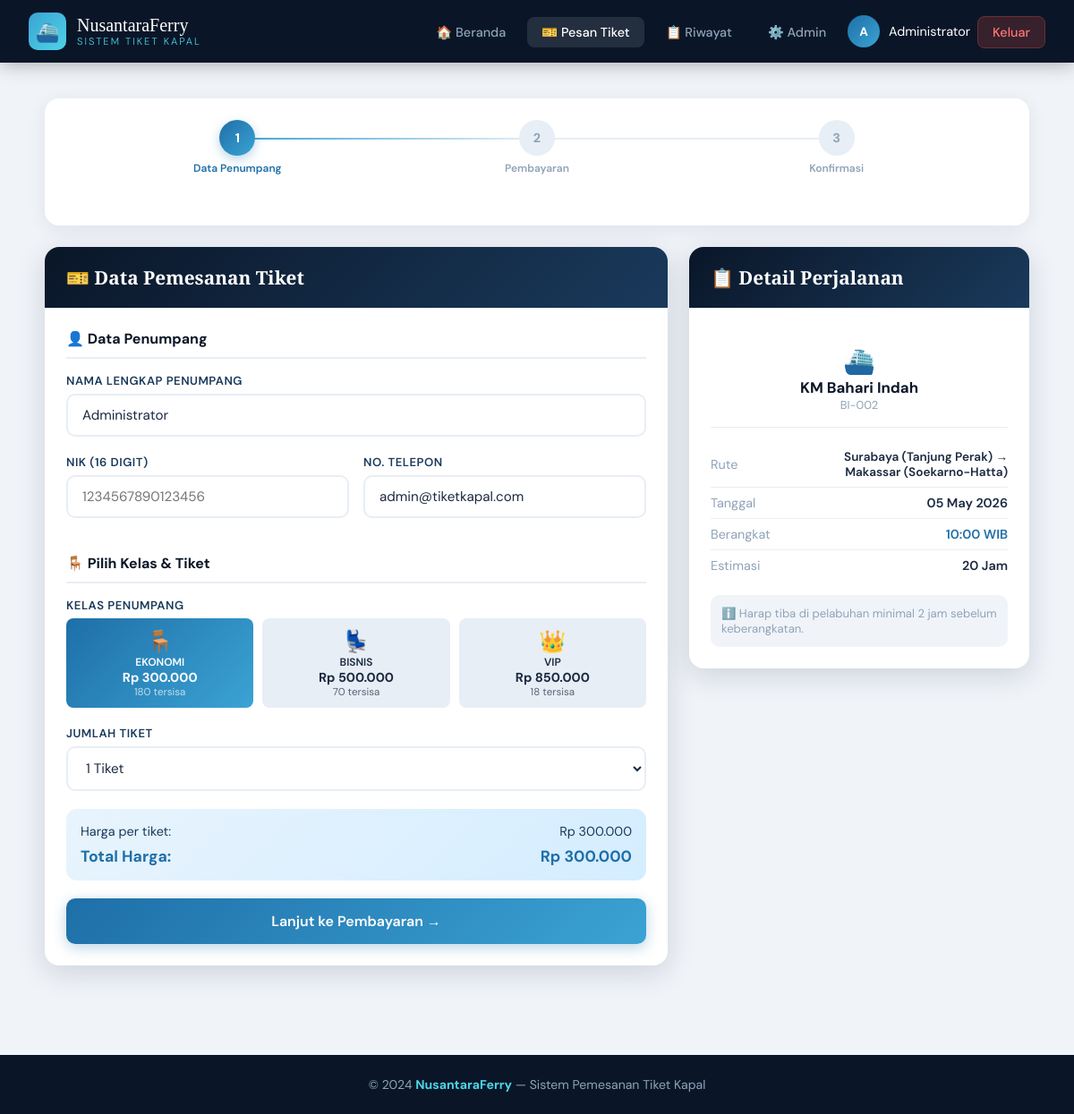
Page /booking.php?jadwal_id=3 (signed in) on the committed database.
### tables this page shows
CREATE TABLE IF NOT EXISTS jadwal (
    id INT AUTO_INCREMENT PRIMARY KEY,
    kapal_id INT NOT NULL,
    rute_id INT NOT NULL,
    tanggal_berangkat DATE NOT NULL,
    jam_berangkat TIME NOT NULL,
    jam_tiba TIME NOT NULL,
    harga_ekonomi DECIMAL(12,2) NOT NULL,
    harga_bisnis DECIMAL(12,2) NOT NULL,
    harga_vip DECIMAL(12,2) NOT NULL,
    sisa_kursi_ekonomi INT NOT NULL,
    sisa_kursi_bisnis INT NOT NULL,
    sisa_kursi_vip INT NOT NULL,
    status ENUM('aktif','penuh','dibatalkan') DEFAULT 'aktif',
    FOREIGN KEY (kapal_id) REFERENCES kapal(id),
    FOREIGN KEY (rute_id) REFERENCES rute(id)
);

CREATE TABLE IF NOT EXISTS kapal (
    id INT AUTO_INCREMENT PRIMARY KEY,
    nama_kapal VARCHAR(100) NOT NULL,
    kode_kapal VARCHAR(20) UNIQUE NOT NULL,
    kapasitas INT NOT NULL,
    deskripsi TEXT
);

CREATE TABLE IF NOT EXISTS rute (
    id INT AUTO_INCREMENT PRIMARY KEY,
    asal VARCHAR(100) NOT NULL,
    tujuan VARCHAR(100) NOT NULL,
    jarak_km INT,
    estimasi_jam INT
);

### includes/config.php (called while the page is built, shortened)
<?php
function formatRupiah($angka) {
    return "Rp " . number_format($angka, 0, ',', '.');
}
?>

### booking.php (the view, shortened to what this page needs)
<?php
require_once 'includes/config.php';
$db = getDB();
$jadwal_id = (int)($_GET['jadwal_id'] ?? 0);
$stmt = $db->prepare("
    SELECT j.*, k.nama_kapal, k.kode_kapal, r.asal, r.tujuan, r.estimasi_jam
    FROM jadwal j
    JOIN kapal k ON j.kapal_id = k.id
    JOIN rute r ON j.rute_id = r.id
    WHERE j.id = ? AND j.status = 'aktif'
");
$stmt->bind_param("i", $jadwal_id);
$stmt->execute();
$jadwal = $stmt->get_result()->fetch_assoc();
$kelas_sel = $_POST['kelas'] ?? 'ekonomi';
$harga_map = [
    'ekonomi' => $jadwal['harga_ekonomi'],
    'bisnis'  => $jadwal['harga_bisnis'],
    'vip'     => $jadwal['harga_vip'],
];
?>
<!DOCTYPE html>
<html lang="id">
<head>
    <link rel="stylesheet" href="css/style.css">
</head>
<body>
<?php require_once 'includes/navbar.php'; ?>
<div class="container section">
    <div style="background:white; border-radius:16px; padding:24px; margin-bottom:24px; box-shadow:0 4px 20px rgba(10,22,40,0.08);">
        <div class="steps">
            <div class="step active">
                <div class="step-num">1</div>
                <div class="step-label">Data Penumpang</div>
            </div>
            <div class="step">
                <div class="step-num">2</div>
                <div class="step-label">Pembayaran</div>
            </div>
            <div class="step">
                <div class="step-num">3</div>
                <div class="step-label">Konfirmasi</div>
            </div>
        </div>
    </div>
    <div style="display:grid; grid-template-columns:1fr 380px; gap:24px; align-items:start;">
        <div>
            <div class="card">
                <div class="card-header">
                    <h2>🎫 Data Pemesanan Tiket</h2>
                </div>
                <div class="card-body">
                    <form method="POST" action="" id="formBooking">
                        <h3 style="font-size:1rem; font-weight:700; color:#0a1628; margin-bottom:16px; padding-bottom:10px; border-bottom:2px solid #e8eef5;">
                            👤 Data Penumpang
                        </h3>
                        <div class="form-group">
                            <label class="form-label">Nama Lengkap Penumpang</label>
                            <input type="text" name="nama_penumpang" class="form-control"
                                   placeholder="Sesuai KTP/identitas"
                                   value="<?= htmlspecialchars($_POST['nama_penumpang'] ?? $_SESSION['nama']) ?>" required>
                        </div>
                        <div style="display:grid; grid-template-columns:1fr 1fr; gap:16px;">
                            <div class="form-group">
                                <label class="form-label">NIK (16 Digit)</label>
                                <input type="text" name="nik" class="form-control"
                                       placeholder="1234567890123456"
                                       maxlength="16"
                                       value="<?= htmlspecialchars($_POST['nik'] ?? '') ?>" required>
                            </div>
                            <div class="form-group">
                                <label class="form-label">No. Telepon</label>
                                <input type="text" name="telepon" class="form-control"
                                       placeholder="08xxxxxxxxxx"
                                       value="<?= htmlspecialchars($_POST['telepon'] ?? $_SESSION['email']) ?>" required>
                            </div>
                        </div>
                        <h3 style="font-size:1rem; font-weight:700; color:#0a1628; margin:20px 0 16px; padding-bottom:10px; border-bottom:2px solid #e8eef5;">
                            🪑 Pilih Kelas & Tiket
                        </h3>
                        <div class="form-group">
                            <label class="form-label">Kelas Penumpang</label>
                            <div style="display:grid; grid-template-columns:repeat(3,1fr); gap:10px;">
                                <?php
                                $kelas_info = [
                                    'ekonomi' => ['🪑', 'Ekonomi', 'Fasilitas standar'],
                                    'bisnis'  => ['💺', 'Bisnis',  'Kursi reclining, AC'],
                                    'vip'     => ['👑', 'VIP',    'Kabin privat, makan'],
                                ];
                                foreach ($kelas_info as $k => $info):
                                    $sel = ($kelas_sel == $k) ? 'selected' : '';
                                ?>
                                    <label style="cursor:pointer;">
                                        <div class="harga-item <?= $sel ?>" onclick="selectKelas('<?= $k ?>')">
                                            <div style="font-size:1.5rem;"><?= $info[0] ?></div>
                                            <div class="kelas"><?= $info[1] ?></div>
                                            <div class="harga"><?= formatRupiah($harga_map[$k]) ?></div>
                                            <div class="kursi"><?= $jadwal["sisa_kursi_$k"] ?> tersisa</div>
                                        </div>
                                    </label>
                                <?php endforeach; ?>
                            </div>
                        </div>
                        <div class="form-group">
                            <label class="form-label">Jumlah Tiket</label>
                            <select name="jumlah_tiket" class="form-control" onchange="updateHarga()">
                                <?php for ($i = 1; $i <= 10; $i++): ?>
                                    <option value="<?= $i ?>"
                                            <?= (($_POST['jumlah_tiket'] ?? 1) == $i) ? 'selected' : '' ?>>
                                        <?= $i ?> Tiket
                                    </option>
                                <?php endfor; ?>
                            </select>
                        </div>
                        <div style="background:linear-gradient(135deg,#e8f4fd,#d4edff); border-radius:12px; padding:16px; margin-bottom:20px;">
                            <div style="display:flex; justify-content:space-between; font-size:0.9rem; color:#1a3a5c;">
                                <span>Harga per tiket:</span>
                                <span id="harga-per-tiket"><?= formatRupiah($harga_map[$kelas_sel]) ?></span>
                            </div>
                            <div style="display:flex; justify-content:space-between; font-weight:700; font-size:1.1rem; color:#1e6fa8; margin-top:8px;">
                                <span>Total Harga:</span>
                                <span id="total-harga"><?= formatRupiah($harga_map[$kelas_sel]) ?></span>
                            </div>
                        </div>
                        <button type="submit" class="btn btn-primary btn-full btn-lg">
                            Lanjut ke Pembayaran →
                        </button>
                    </form>
                </div>
            </div>
        </div>
        <div>
            <div class="card">
                <div class="card-header">
                    <h3>📋 Detail Perjalanan</h3>
                </div>
                <div class="card-body">
                    <div style="text-align:center; padding:16px 0; border-bottom:1px solid #e8eef5;">
                        <div style="font-size:1.8rem;">⛴️</div>
                        <div style="font-weight:700; color:#0a1628; font-size:1.05rem;"><?= htmlspecialchars($jadwal['nama_kapal']) ?></div>
                        <div style="font-size:0.8rem; color:#8fa3b8;"><?= htmlspecialchars($jadwal['kode_kapal']) ?></div>
                    </div>
                    <div style="padding:16px 0;">
                        <div style="display:flex; justify-content:space-between; align-items:center; padding:8px 0; border-bottom:1px solid #e8eef5; font-size:0.9rem;">
                            <span style="color:#8fa3b8;">Rute</span>
                            <span style="font-weight:600; text-align:right; font-size:0.85rem;">
                                <?= htmlspecialchars($jadwal['asal']) ?> →<br>
                                <?= htmlspecialchars($jadwal['tujuan']) ?>
                            </span>
                        </div>
                        <div style="display:flex; justify-content:space-between; padding:8px 0; border-bottom:1px solid #e8eef5; font-size:0.9rem;">
                            <span style="color:#8fa3b8;">Tanggal</span>
                            <span style="font-weight:600;"><?= date('d M Y', strtotime($jadwal['tanggal_berangkat'])) ?></span>
                        </div>
                        <div style="display:flex; justify-content:space-between; padding:8px 0; border-bottom:1px solid #e8eef5; font-size:0.9rem;">
                            <span style="color:#8fa3b8;">Berangkat</span>
                            <span style="font-weight:600; color:#1e6fa8;"><?= substr($jadwal['jam_berangkat'], 0, 5) ?> WIB</span>
                        </div>
                        <div style="display:flex; justify-content:space-between; padding:8px 0; font-size:0.9rem;">
                            <span style="color:#8fa3b8;">Estimasi</span>
                            <span style="font-weight:600;"><?= $jadwal['estimasi_jam'] ?> Jam</span>
                        </div>
                    </div>
                    <div style="background:#f0f4f9; border-radius:10px; padding:12px; font-size:0.82rem; color:#8fa3b8;">
                        ℹ️ Harap tiba di pelabuhan minimal 2 jam sebelum keberangkatan.
                    </div>
                </div>
            </div>
        </div>
    </div>
</div>
<div class="footer">
    <p>© 2024 <strong>NusantaraFerry</strong> — Sistem Pemesanan Tiket Kapal</p>
</div>
</body>
</html>

### css/style.css (style rules this page uses)
:root { --navy: #0a1628; --ocean: #1a3a5c; --blue: #1e6fa8; --sky: #3ba3d4; --cyan: #4dd4e7; --gold: #e8a820; --gold-light: #f5c842; --white: #f8faff; --gray-light: #e8eef5; --gray: #8fa3b8; --text: #1a2940; --success: #2ecc71; --danger: #e74c3c; --warning: #f39c12; --shadow: 0 8px 32px rgba(10,22,40,0.15); --radius: 16px; }
* { margin: 0; padding: 0; box-sizing: border-box; }
body { font-family: 'DM Sans', sans-serif; background: #f0f4f9; color: var(--text); min-height: 100vh; }
.form-group { margin-bottom: 20px; }
.form-label { display: block; font-size: 0.82rem; font-weight: 600; color: var(--ocean); margin-bottom: 6px; text-transform: uppercase; letter-spacing: 0.5px; }
.form-control { width: 100%; padding: 12px 16px; border: 2px solid var(--gray-light); border-radius: 10px; font-size: 0.95rem; font-family: inherit; color: var(--text); background: white; transition: all 0.2s; outline: none; }
select.form-control { cursor: pointer; }
.btn { display: inline-flex; align-items: center; justify-content: center; gap: 8px; padding: 12px 24px; border-radius: 10px; font-family: inherit; font-size: 0.95rem; font-weight: 600; cursor: pointer; border: none; transition: all 0.2s; text-decoration: none; white-space: nowrap; }
.btn-primary { background: linear-gradient(135deg, var(--blue), var(--sky)); color: white; box-shadow: 0 4px 15px rgba(30,111,168,0.3); }
.btn-lg { padding: 15px 32px; font-size: 1rem; }
.btn-full { width: 100%; }
.container { max-width: 1100px; margin: 0 auto; padding: 0 1.5rem; }
.section { padding: 40px 0; }
.card { background: white; border-radius: var(--radius); box-shadow: var(--shadow); overflow: hidden; }
.card-header { padding: 20px 24px; background: linear-gradient(135deg, var(--navy), var(--ocean)); color: white; }
.card-header h2, .card-header h3 { font-family: 'Playfair Display', serif; font-size: 1.3rem; }
.card-body { padding: 24px; }
.harga-item { text-align: center; padding: 10px; border-radius: 8px; background: var(--gray-light); cursor: pointer; transition: all 0.2s; }
.harga-item:hover, .harga-item.selected { background: linear-gradient(135deg, var(--blue), var(--sky)); color: white; }
.harga-item .kelas { font-size: 0.75rem; font-weight: 600; text-transform: uppercase; }
.harga-item .harga { font-size: 0.9rem; font-weight: 700; }
.harga-item .kursi { font-size: 0.72rem; opacity: 0.7; }
.steps { display: flex; align-items: center; margin-bottom: 32px; padding: 0 24px; }
.step { display: flex; flex-direction: column; align-items: center; flex: 1; position: relative; }
.step:not(:last-child)::after { content: ''; position: absolute; left: 50%; top: 20px; width: 100%; height: 2px; background: var(--gray-light); z-index: 0; }
.step.done:not(:last-child)::after, .step.active:not(:last-child)::after { background: linear-gradient(to right, var(--sky), var(--gray-light)); }
.step-num { width: 40px; height: 40px; border-radius: 50%; display: flex; align-items: center; justify-content: center; font-weight: 700; font-size: 0.9rem; background: var(--gray-light); color: var(--gray); position: relative; z-index: 1; }
.step.active .step-num { background: linear-gradient(135deg, var(--blue), var(--sky)); color: white; box-shadow: 0 4px 12px rgba(30,111,168,0.3); }
.step-label { font-size: 0.75rem; font-weight: 600; color: var(--gray); margin-top: 6px; text-align: center; }
.step.active .step-label { color: var(--blue); }
.footer { background: var(--navy); color: var(--gray); text-align: center; padding: 24px; margin-top: 60px; font-size: 0.88rem; }
.footer strong { color: var(--cyan); }

### rows in the picture
jadwal: harga_ekonomi "Rp 300.000", sisa_kursi_ekonomi "180", harga_bisnis "Rp 500.000", sisa_kursi_bisnis "70", harga_vip "Rp 850.000", sisa_kursi_vip "18", kapal.nama_kapal "KM Bahari Indah", kapal.kode_kapal "BI-002", rute.asal "Surabaya (Tanjung Perak)", rute.tujuan "Makassar (Soekarno-Hatta)", tanggal_berangkat "05 May 2026", jam_berangkat "10:00", rute.estimasi_jam "20"

### other values in the picture
$user_initial "A"
$_SESSION['nama'] "Administrator"
$info[0] "🪑"
$info[1] "EKONOMI"
$info[0] "💺"
$info[1] "BISNIS"
$info[0] "👑"
$info[1] "VIP"
form field jumlah_tiket "1 Tiket"
